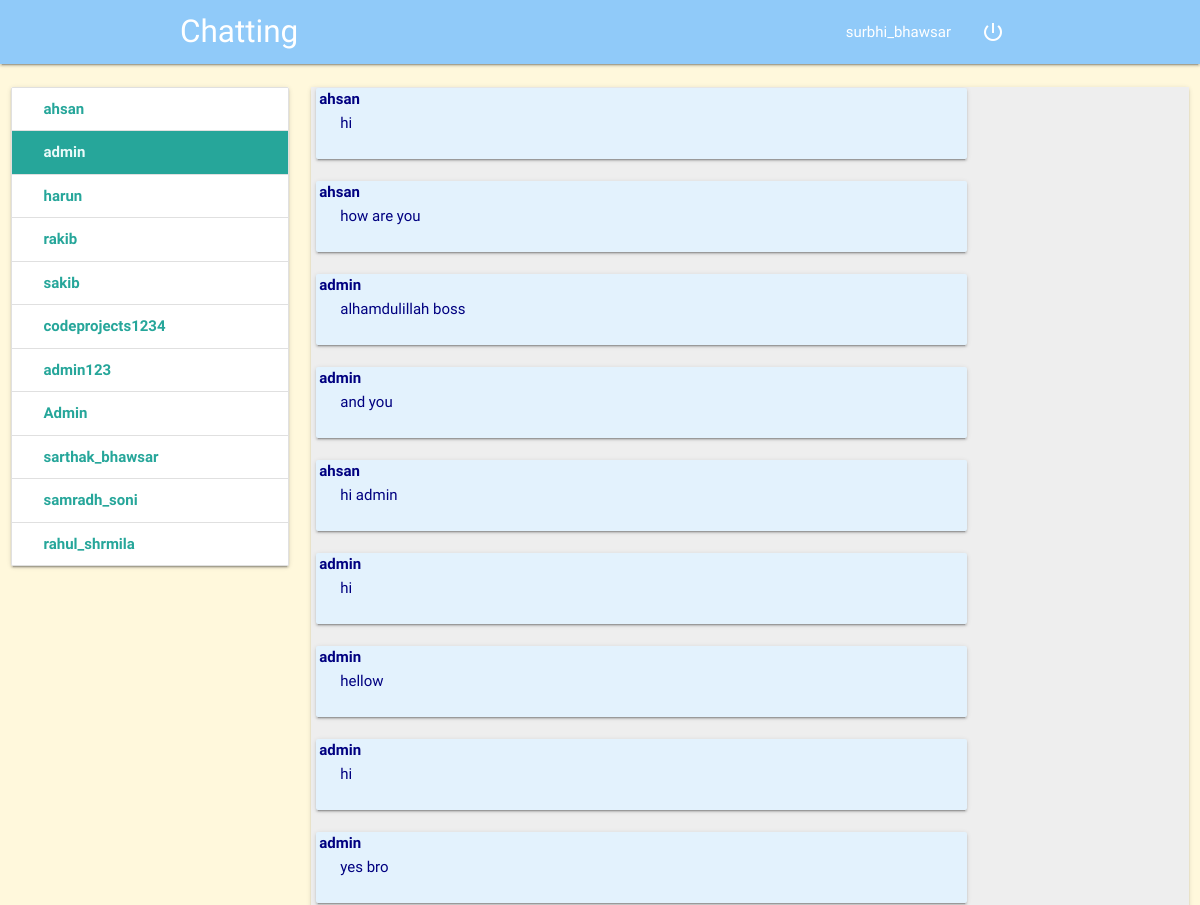
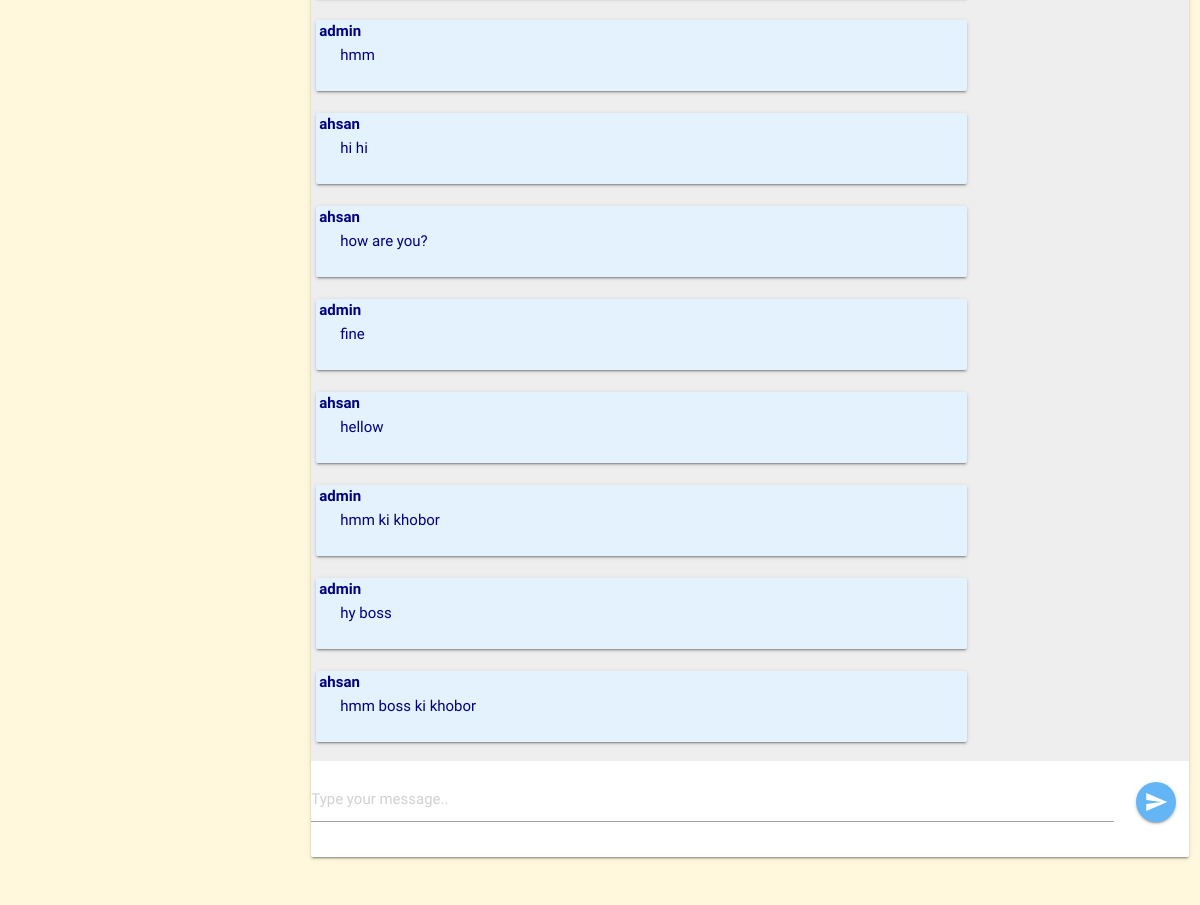
The page /chat/3/4/ (signed in) on the database its author committed (2 pictures, top to bottom).
### chat/models.py (models this page shows)
class Message(models.Model):
    sender = models.ForeignKey(User, on_delete=models.CASCADE, related_name='sender')
    receiver = models.ForeignKey(User, on_delete=models.CASCADE, related_name='receiver')
    message = models.CharField(max_length=1200)
    timestamp = models.DateTimeField(auto_now_add=True)
    is_read = models.BooleanField(default=False)
    def __str__(self):
        return self.message
    class Meta:
        ordering = ('timestamp',)

### chat/views.py (the view)
# urls.py: path('chat/<int:sender>/<int:receiver>/', views.message_view, name='chat'),
def message_view(request, sender, receiver):
    if not request.user.is_authenticated:
        return redirect('index')
    if request.method == "GET":
        return render(request, "chat/messages.html",
                      {'users': User.objects.exclude(username=request.user.username),
                       'receiver': User.objects.get(id=receiver),
                       'messages': Message.objects.filter(sender_id=sender, receiver_id=receiver) |
                                   Message.objects.filter(sender_id=receiver, receiver_id=sender)})

### templates/chat/messages.html (shortened to what this page needs)
{% extends 'chat/chat.html' %}
{% block messages %}
    {% for message in messages %}
    {% if message.sender == request.user %}
<div class="card-panel right" style="width: 75%; position: relative">
    <div style="position: absolute; top: 0; left:3px; font-weight: bolder" class="title">You</div>
    {{ message }}
</div>
    {% else %}
<div class="card-panel left blue lighten-5" style="width: 75%; position: relative">
    <div style="position: absolute; top: 0; left:3px; font-weight: bolder" class="title">{{ message.sender }}</div>
    {{ message }}
</div>
    {% endif %}
    {% endfor %}
{% endblock %}

### templates/chat/chat.html (shortened to what this page needs)
{% extends 'chat/index.html' %}
{% block body %}
<nav class="blue lighten-3">
    <div class="nav-wrapper container">
      <a href="#" class="brand-logo">Chatting</a>
      <ul id="nav-mobile" class="right hide-on-med-and-down">
          <li><a href="">{{ request.user.username }}</a></li>
          <li><a href="{% url 'logout' %}"><i class="material-icons">power_settings_new</i></a></li>
      </ul>
    </div>
</nav>
    <div class="section" style="height: 80vh">
    <div class="row">
        <div class="col s3">
        <div class="card">
            <div class="collection">
                {% for user in users %}
                <a href="{% url 'chat' request.user.id user.id %}" id="user{{ user.id }}" class="collection-item row">
                    <div class="col s8">
                    <span class="title" style="font-weight: bolder">{{ user.username }}</span>
                    </div>
                </a>
                {% endfor %}
            </div>
        </div>
        </div>
        <div class="col s9">
            <div class="card">
            <div id="board" class="section grey lighten-3" style="height: 68vh; padding: 5px; overflow-y: scroll">
                {% block messages %}
                {% endblock %}
            </div>
            <form id="chat-box" class="form-group {% block hide %}hide{% endblock %}" method="post">
                <div class="row">
                    <div class="col s11">
                        <div class="input-field">
                            <input id="id_message" name="message" type="text" placeholder="Type your message..">
                        </div>
                    </div>
                    <div class="col s1" style="line-height: 80px">
                        <button class="btn btn-floating blue lighten-2 waves-effect waves-light"><i class="material-icons">send</i></button>
                    </div>
                </div>
            </form>
            </div>
        </div>
    </div>
    </div>
    {% load staticfiles %}
{% endblock %}

### templates/chat/index.html (shortened to what this page needs)
{% load staticfiles %}
  <!DOCTYPE html>
  <html>
    <head>
         <link rel="stylesheet" href="https://cdnjs.cloudflare.com/ajax/libs/materialize/1.0.0/css/materialize.min.css">
        <link type="text/css" rel="stylesheet" href="{% static 'css/materialize.min.css' %}"  media="screen,projection"/>
        <link type="text/css" rel="stylesheet" href="{% static 'css/style.css' %}"  media="screen,projection"/>
    </head>
    <body>
    {% block body %}{% endblock %}
    </body>
  </html>

### static/css/style.css (style rules this page uses)
body { background-color: cornsilk; color: navy; }

### rows shown on the page
Message: sender "ahsan", message "hi"
Message: sender "ahsan", message "how are you"
Message: sender "admin", message "alhamdulillah boss"
Message: sender "admin", message "and you"
Message: sender "ahsan", message "hi admin"
Message: sender "admin", message "hi"
Message: sender "admin", message "hellow"
Message: sender "admin", message "hi"
Message: sender "admin", message "yes bro"
Message: sender "admin", message "hmm"
Message: sender "ahsan", message "hi hi"
Message: sender "ahsan", message "how are you?"
Message: sender "admin", message "fine"
Message: sender "ahsan", message "hellow"
Message: sender "admin", message "hmm ki khobor"
Message: sender "admin", message "hy boss"
Message: sender "ahsan", message "hmm boss ki khobor"

### other values the page prints
{{ request.user.username }} "surbhi_bhawsar"
{{ user.username }} "ahsan"
{{ user.username }} "admin"
{{ user.username }} "harun"
{{ user.username }} "rakib"
{{ user.username }} "sakib"
{{ user.username }} "codeprojects1234"
{{ user.username }} "admin123"
{{ user.username }} "Admin"
{{ user.username }} "sarthak_bhawsar"
{{ user.username }} "samradh_soni"
{{ user.username }} "rahul_shrmila"
